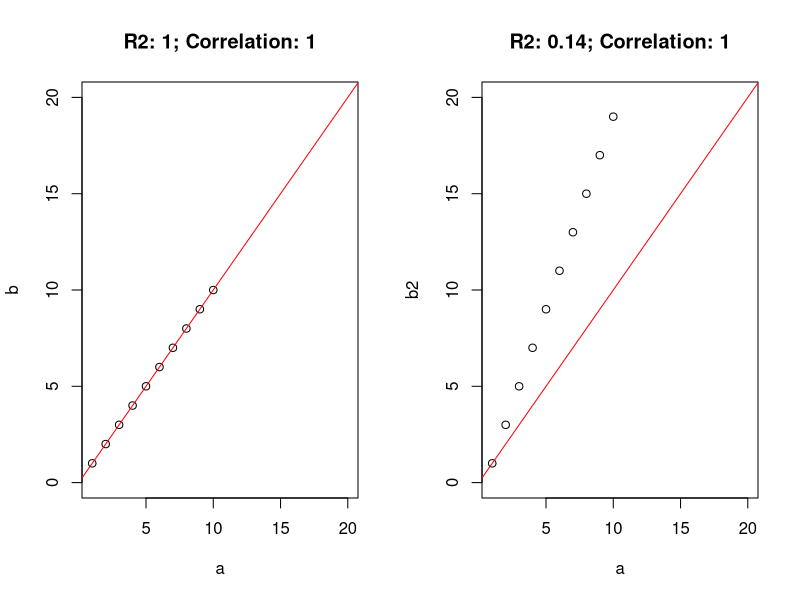

This chart was generated by the following R code:
###########
R2 = function(d_IP_ts, qPCR_expand){
        r2 = 1-sum((qPCR_expand-d_IP_ts)^2) / sum((qPCR_expand-mean(qPCR_expand))^2)
        return(r2)
}
###########

a = c(1:10)
b = c(1:10)
b2 = b*2-1

pdf('R2_vs_R.pdf', width=6, height=3.5)
par(mfrow=c(1,2))
plot(a,b, xlim=c(1,20), ylim=c(0,20), main=paste('R2: ', round(R2(a,b),2), '; ', 'Correlation: ', cor(a,b), sep=''))
abline(0,1,col='red')

plot(a,b2, xlim=c(1,20), ylim=c(0,20), main=paste('R2: ', round(R2(a,b2),2), '; ', 'Correlation: ', cor(a,b), sep=''))
abline(0,1,col='red')
dev.off()